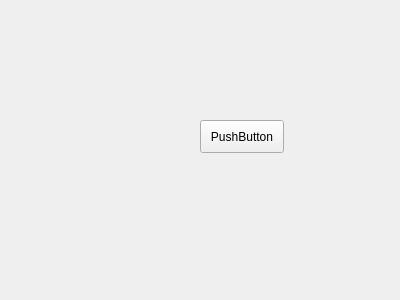
<?xml version="1.0" encoding="UTF-8"?>
<ui version="4.0">
 <class>Form</class>
 <widget class="QWidget" name="Form">
  <property name="geometry">
   <rect>
    <x>0</x>
    <y>0</y>
    <width>400</width>
    <height>300</height>
   </rect>
  </property>
  <property name="windowTitle">
   <string>Form</string>
  </property>
  <widget class="QPushButton" name="pushButton">
   <property name="geometry">
    <rect>
     <x>200</x>
     <y>120</y>
     <width>84</width>
     <height>33</height>
    </rect>
   </property>
   <property name="text">
    <string>PushButton</string>
   </property>
  </widget>
 </widget>
 <layoutdefault spacing="6" margin="9"/>
 <resources/>
 <connections/>
 <designerdata>
  <property name="gridDeltaX">
   <number>10</number>
  </property>
  <property name="gridDeltaY">
   <number>10</number>
  </property>
  <property name="gridSnapX">
   <bool>true</bool>
  </property>
  <property name="gridSnapY">
   <bool>true</bool>
  </property>
  <property name="gridVisible">
   <bool>true</bool>
  </property>
 </designerdata>
</ui>
